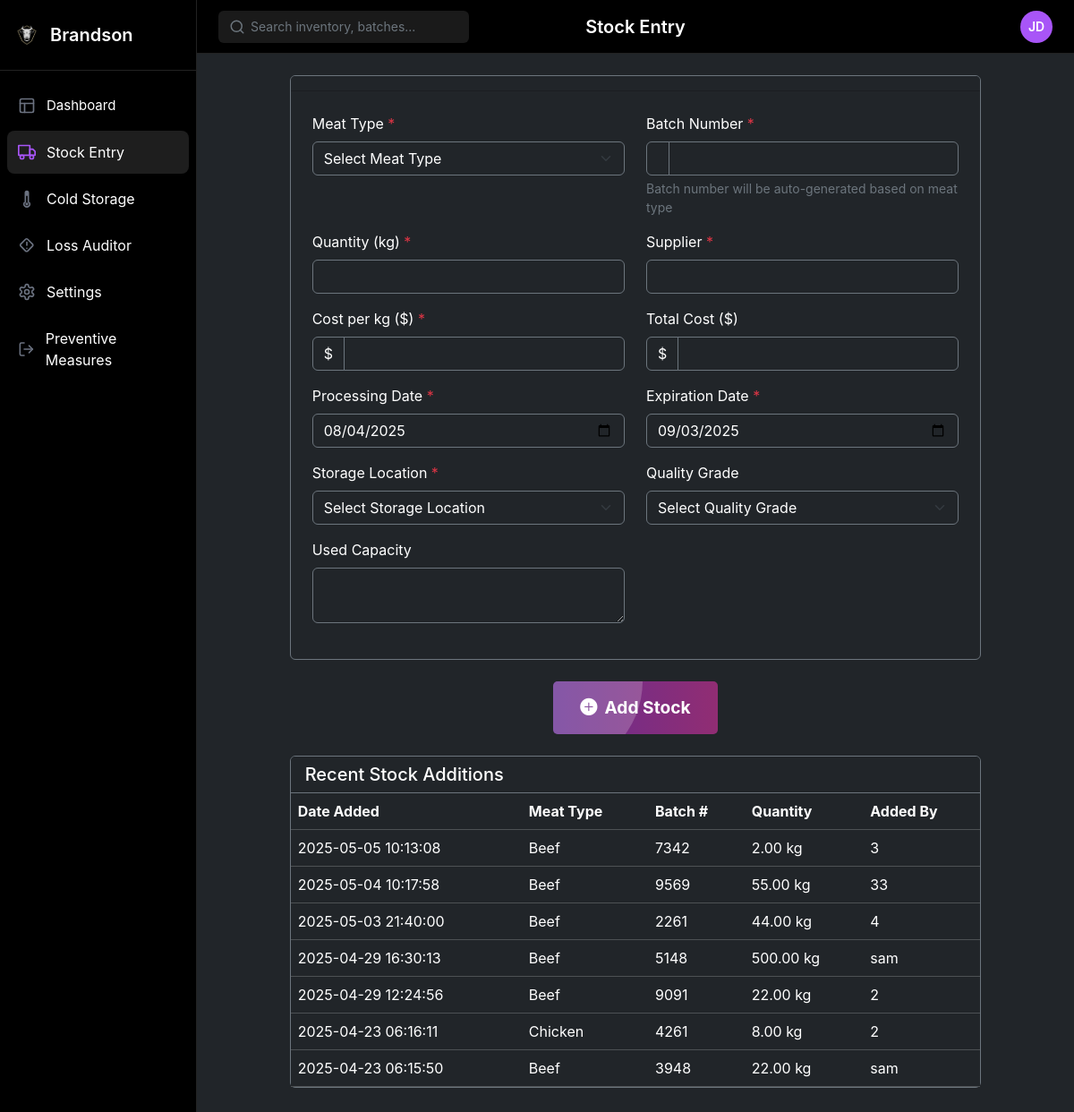
/p1/add_stock.php, run on an earlier commit of the app's database.
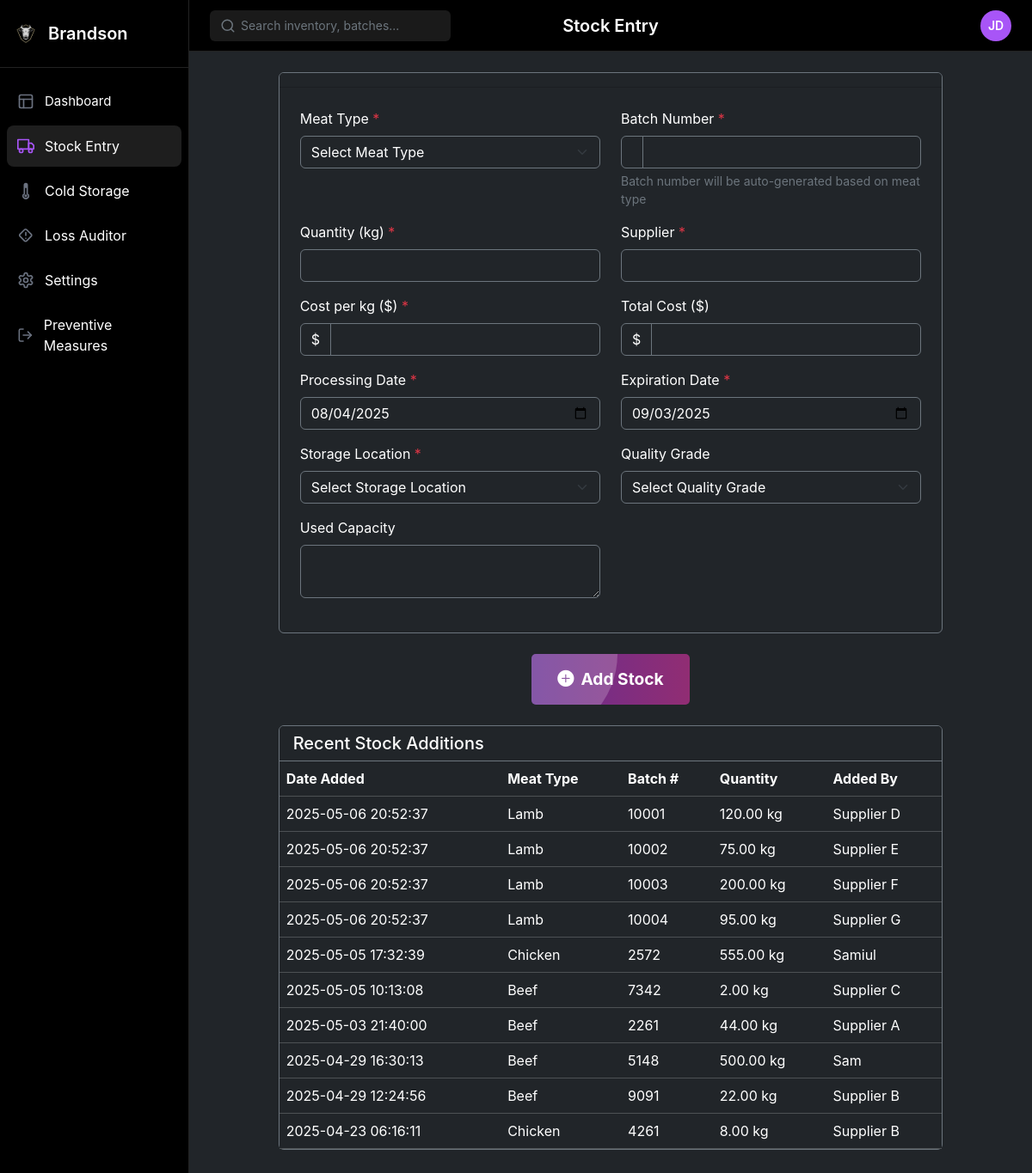
And on a later commit of the database.
### tables this page shows
CREATE TABLE `stockdata` (
  `batch_id` varchar(50) NOT NULL,
  `type` varchar(255) NOT NULL,
  `quantity` decimal(10,2) NOT NULL,
  `supplier` varchar(255) NOT NULL,
  `cost` decimal(10,2) NOT NULL,
  `processing_date` date NOT NULL,
  `expiration_Date` date NOT NULL,
  `location` varchar(255) NOT NULL,
  `date_added` timestamp NOT NULL DEFAULT current_timestamp(),
  `coldstorage_id` int(11) DEFAULT NULL,
  `farm_manager_id` int(11) DEFAULT NULL
);

### p1/add_stock.php (the view, shortened to what the changed rows need)
<!DOCTYPE html>
<html lang="en">
<head>
    <link href="https://cdn.jsdelivr.net/npm/bootstrap@5.3.2/dist/css/bootstrap.min.css" rel="stylesheet">
    <link rel="stylesheet" href="https://cdn.jsdelivr.net/npm/bootstrap-icons@1.11.1/font/bootstrap-icons.css">
    <link rel="stylesheet" href="css/styles3.css">
</head>
<body>
    <div class="app-container">
        <main class="main-content">
            <header class="header">
                <h1 class="page-title"> Stock Entry</h1>
            </header>
</head>
<body class="bg-dark text-light">
    <div class="container-fluid">
                <div class="container py-4">
                    <div class="row justify-content-center">
                        <div class="col-lg-10">
<div class="card bg-dark border-secondary mb-5">
    <div class="card-body p-0">
        <div class="table-responsive">
            <table class="table table-dark table-hover mb-0">
                <thead>
                    <tr>
                        <th class="text-white">Date Added</th>
                        <th class="text-white">Meat Type</th>
                        <th class="text-white">Batch #</th>
                        <th class="text-white">Quantity</th>
                        <th class="text-white">Added By</th>
                    </tr>
                </thead>
                <tbody>
                    <?php
                    include 'includes/config.php';
                    $sql = "SELECT * FROM stockData ORDER BY date_added DESC LIMIT 10";
                    $result = $conn->query($sql);
                    if ($result->num_rows > 0) {
                        while ($row = $result->fetch_assoc()) {
                            echo "<tr>
                                    <td class='text-white'>" . $row['date_added'] . "</td>
                                    <td class='text-white'>" . $row['type'] . "</td>
                                    <td class='text-white'>" . $row['batch_id'] . "</td>
                                    <td class='text-white'>" . $row['quantity'] . " kg</td>
                                    <td class='text-white'>" . $row['supplier'] . "</td>
                                  </tr>";
                        }
                    } else {
                        echo "<tr><td colspan='5' class='text-center text-white'>No stock data available</td></tr>";
                    }
                    ?>
                </tbody>
            </table>
        </div>
    </div>
</div>
                        </div>
                    </div>
                </div>
            </div>
        </div>
</body>
</html>

What changed in the data, as far as the page shows it:
removed stockdata: date_added "2025-05-04 10:17:58", type "Beef", batch_id "9569", quantity "55.00", supplier "33"
no longer on this page (row edited): stockdata: date_added "2025-04-23 06:15:50", type "Beef", batch_id "3948", quantity "22.00", supplier "sam"
added stockdata: date_added "2025-05-06 20:52:37", type "Lamb", batch_id "10001", quantity "120.00", supplier "Supplier D"
added stockdata: date_added "2025-05-06 20:52:37", type "Lamb", batch_id "10002", quantity "75.00", supplier "Supplier E"
added stockdata: date_added "2025-05-06 20:52:37", type "Lamb", batch_id "10003", quantity "200.00", supplier "Supplier F"
added stockdata: date_added "2025-05-06 20:52:37", type "Lamb", batch_id "10004", quantity "95.00", supplier "Supplier G"
added stockdata: date_added "2025-05-05 17:32:39", type "Chicken", batch_id "2572", quantity "555.00", supplier "Samiul"
changed stockdata id 7342: supplier "3" → "Supplier C"
changed stockdata id 2261: supplier "4" → "Supplier A"
changed stockdata id 5148: supplier "sam" → "Sam"
changed stockdata id 9091: supplier "2" → "Supplier B"
changed stockdata id 4261: supplier "2" → "Supplier B"
